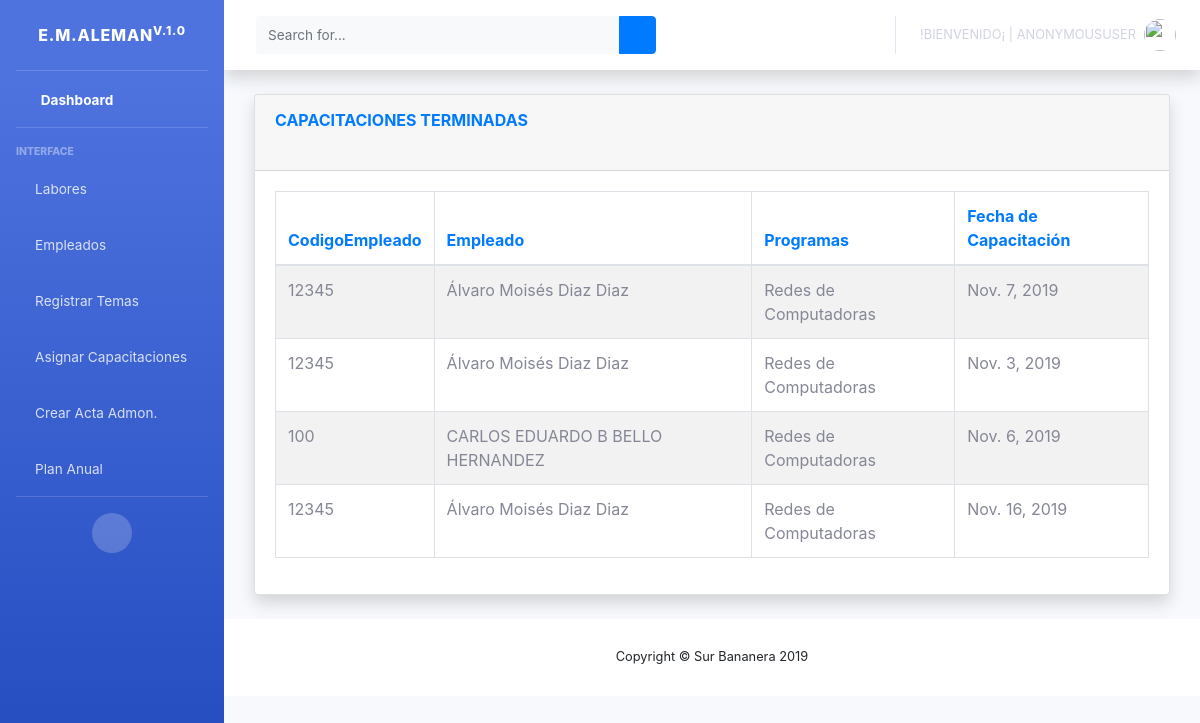
The page /bananera/terminadas/ on the database as committed earlier.
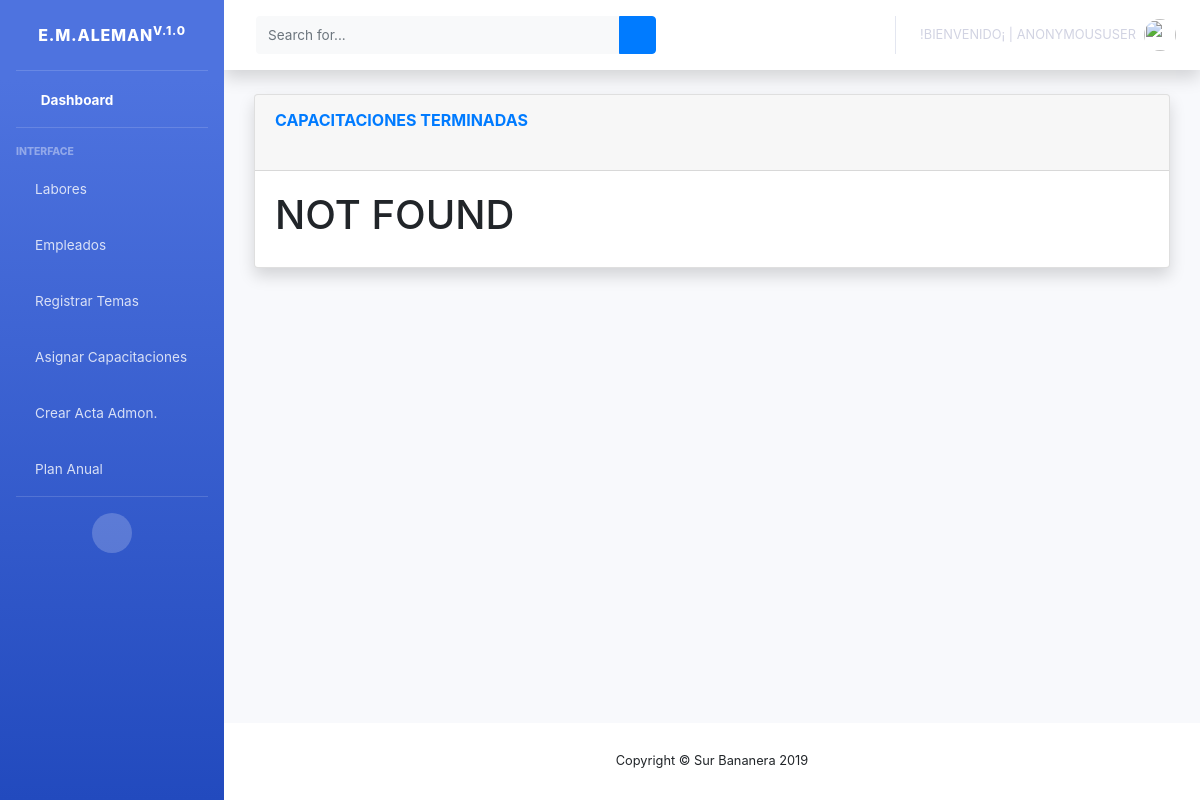
The same page on the database as committed later.
### surBananas/models.py (models this page shows)
class capacitacion(models.Model):
    nombreCapacitacion = models.CharField(max_length=200, blank=True, null=True)
    empleado = models.ForeignKey(empleados, on_delete=models.CASCADE)
    programas = models.ForeignKey(programasCapacitacion, on_delete=models.CASCADE)
    fechaCapacitacion = models.DateField(auto_now=False, blank=True, null=True)
    status = models.BooleanField('Estado', default=True)
    capacitacionTeminada = models.BooleanField('Capacitado', default=True)
    created_at = models.DateTimeField(auto_now_add=True, blank=True, null=True)

class empleados(models.Model):
    choice_fase ={('', 'Areas'),('Area 1','Area 1'),('Area 2','Area 2'),('Area 3','Area 3'),('Area 4','Area 4'),('Area 5','Area 5'),('Unidad de Empaque','Unidad de Empaque'),('Unidad de Producción','Unidad de Producción'),('Nutricion','Nutricion'),('Riego','Riego'),('Moko','Moko'),('Sigatoka','Sigatoka'), ('Seguridad','Seguridad'),('Otros','Otros')}
    fase = models.CharField(choices=choice_fase, default='', max_length=20, blank=True, null=True)
    codigoEmpleado = models.CharField(max_length=100, unique=True, primary_key=True)
    nombres = models.CharField(max_length=30, blank=True, null=True)
    apellidoPaterno = models.CharField(max_length=30, blank=True, null=True)
    apellidoMaterno = models.CharField(max_length=30, blank=True, null=True)
    edad = models.IntegerField(blank=True, null=True)
    fechaNacimiento = models.DateField(auto_now=False, blank=True, null=True)
    numeroSeguroSocial = models.CharField(max_length=100, blank=True, null=True)
    curp = models.CharField(max_length=20, blank=True, null=True)
    rfc = models.CharField(max_length=20, blank=True, null=True)
    estadoCivil = models.CharField(max_length=20, blank=True, null=True)
    nacionalidad = models.CharField(max_length=100,blank=True, null=False)
    telefono = models.IntegerField(max_length=20, blank=True, null=True)
    celular = models.IntegerField(max_length=20, blank=True, null=True)
    correoElectronico = models.EmailField(max_length=100, blank=True, null=True)
    direccion = models.CharField(max_length=200, blank=True, null=True)
    ciudad = models.CharField(max_length=200, blank=True, null=True)
    colonia = models.CharField(max_length=200, blank=True, null=True)
    codigoPostal = models.IntegerField(max_length=20, blank=True, null=True)
    estado = models.CharField(max_length=20, blank=True, null=True)
    imagen = models.ImageField(upload_to="fotos/", blank=True, null=True)
    area = models.ForeignKey(areas, on_delete=models.CASCADE)
    status = models.BooleanField('¡Dar de baja!', default= True)
    fechaEliminacion = models.DateField(auto_now=False, blank=True, null=True)
    motivoEliminacion = models.CharField(max_length=500, blank=True, null=True)
    created_at = models.DateTimeField(auto_now_add=True, blank=True, null=True)
    def __str__(self):
        if self.nombres == None:
            return "----------"
        return self.nombres

class programasCapacitacion(models.Model):
    temaCapacitacion = models.TextField(max_length=50, blank=True, null=True)
    descripcionCapacitacion = models.TextField(max_length=100, blank=True, null=True)
    tipoCapacitacion = models.TextField(max_length=50, blank=True, null=True)
    status = models.BooleanField('Estado', default=True)
    created_at = models.DateTimeField(auto_now_add=True)
    def __str__(self):
        if self.temaCapacitacion == None:
            return "----------"
        return self.temaCapacitacion

### surBananas/views.py (the view)
# urls.py: path('terminadas/', views.Terminadas.as_view(), name = 'terminadas'),
class Terminadas(ListView):
    model = capacitacion
    template_name = 'capacitacionesterminadas.html'
    context_object_name = 'terminadas'
    queryset = capacitacion.objects.filter(status=False)

### surBananas/templates/capacitacionesterminadas.html (shortened to what this page needs)
{% extends 'indexAdmin.html' %}
{% block contenido %}
    <div class="container-fluid">
        <div class="card shadow mb-4">
            <div class="card-header py-3">
                <h6 class="m-0 font-weight-bold text-primary">CAPACITACIONES TERMINADAS</h6><br>
            </div>
            <div class="card-body">
                <div class="table-responsive">
                    {% if terminadas %}
                        <table id="dataTable" class="table table-striped table-bordered nowrap" style="width:100%">
                            <thead class=" text-primary">
                            <th>CodigoEmpleado</th>
                            <th>Empleado</th>
                            <th>Programas</th>
                            <th>Fecha de Capacitación</th>
                            </thead>
                            <tbody id="demo-info">
                            {% for c in terminadas %}
                                <tr>
                                    <td> {{ c.empleado.codigoEmpleado }} </td>
                                    <td> {{ c.empleado}} {{ c.empleado.apellidoPaterno }} {{ c.empleado.apellidoMaterno }}</td>
                                    <td> {{ c.programas}} </td>
                                    <td> {{ c.fechaCapacitacion }} </td>
                                </tr>
                            {% endfor %}
                            </tbody>
                        </table>
                    {% else %}
                        <h1>NOT FOUND</h1>
                        </div>
                    {% endif %}
            </div>
              </div>
    </div>
    </html>
{% endblock contenido %}

### templates/indexAdmin.html (shortened to what this page needs)
{% load static %}
<!DOCTYPE html>
<html lang="en">
<head>
    <link href="{% static 'IndexAdmin/vendor/fontawesome-free/css/all.min.css' %}" rel="stylesheet" type="text/css">
    <link href="{% static 'IndexAdmin/css/sb-admin-2.min.css' %}" rel="stylesheet">
    <link href="{% static 'IndexAdmin/vendor/datatables/dataTables.bootstrap4.min.css' %}" rel="stylesheet">
    <link rel="stylesheet" href="https://cdnjs.cloudflare.com/ajax/libs/twitter-bootstrap/4.1.3/css/bootstrap.css">
    <link rel="stylesheet" href="https://cdn.datatables.net/1.10.20/css/dataTables.bootstrap4.min.css   ">
    <link rel="stylesheet" href="https://cdn.datatables.net/responsive/2.2.3/css/responsive.bootstrap.min.css">
    <link rel="stylesheet" href="https://cdnjs.cloudflare.com/ajax/libs/twitter-bootstrap/4.1.1/css/bootstrap.css">
	<link rel="stylesheet" href="https://cdn.datatables.net/1.10.19/css/dataTables.bootstrap4.min.css">
	<link rel="stylesheet" href="https://cdn.datatables.net/buttons/1.5.2/css/buttons.bootstrap4.min.css">
	<link rel="stylesheet" href="https://cdn.datatables.net/responsive/2.2.3/css/responsive.bootstrap4.min.css">
</head>
<body id="page-top">
<div id="wrapper">
    <ul class="navbar-nav bg-gradient-primary sidebar sidebar-dark accordion" id="accordionSidebar">
        <a class="sidebar-brand d-flex align-items-center justify-content-center" href="{% url 'home' %}">
            <div class="sidebar-brand-text mx-3">E.M.ALEMAN<sup>V.1.0</sup></div>
        </a>
        <hr class="sidebar-divider my-0">
        <li class="nav-item active">
            <a class="nav-link" href="{% url 'home' %}">
                <i class="fas fa-fw fa-tachometer-alt"></i>
                <span>Dashboard</span></a>
        </li>
        <hr class="sidebar-divider">
        <div class="sidebar-heading">
            Interface
        </div>
        <li class="nav-item">
            <a class="nav-link collapsed" href="#" data-toggle="collapse" data-target="#collapse4" aria-expanded="true" aria-controls="collapse4">
                <i class="fas fa-city"></i>
                    <span>Labores</span>
            </a>
        </li>
        <li class="nav-item">
            <a class="nav-link collapsed" href="#" data-toggle="collapse" data-target="#collapseTwo" aria-expanded="true" aria-controls="collapseTwo">
                <i class="fas fa-user-plus"></i>
                <span>Empleados</span>
            </a>
        </li>
         <li class="nav-item">
            <a class="nav-link collapsed" href="#" data-toggle="collapse" data-target="#collapseOne" aria-expanded="true" aria-controls="collapseOne">
                <i class="fas fa-chalkboard-teacher"></i>
                <span>Registrar Temas</span>
            </a>
        </li>
        <li class="nav-item">
            <a class="nav-link collapsed" href="#" data-toggle="collapse" data-target="#collapse3" aria-expanded="true" aria-controls="collapse3">
                <i class="fas fa-calendar-alt"></i>
                    <span>Asignar Capacitaciones</span>
            </a>
        </li>
        <li class="nav-item">
            <a class="nav-link collapsed" href="#" data-toggle="collapse" data-target="#acta" aria-expanded="true" aria-controls="collapse3">
                <i class="fas fa-calendar-alt"></i>
                    <span>Crear Acta Admon.</span>
            </a>
        </li>
        <li class="nav-item">
                <a class="nav-link collapsed" href="#" data-toggle="collapse" data-target="#collapse9" aria-expanded="true" aria-controls="collapse4">
                    <i class="fas fa-city"></i>
                        <span>Plan Anual</span>
                </a>
            </li>
        <hr class="sidebar-divider d-none d-md-block">
        <div class="text-center d-none d-md-inline">
            <button class="rounded-circle border-0" id="sidebarToggle"></button>
        </div>
    </ul>
    <div id="content-wrapper" class="d-flex flex-column">
        <div id="content">
            <nav class="navbar navbar-expand navbar-light bg-white topbar mb-4 static-top shadow">
                <form class="d-none d-sm-inline-block form-inline mr-auto ml-md-3 my-2 my-md-0 mw-100 navbar-search">
                    <div class="input-group">
                        <input type="text" class="form-control bg-light border-0 small" placeholder="Search for..." aria-label="Search" aria-describedby="basic-addon2">
                        <div class="input-group-append">
                            <button class="btn btn-primary" type="button">
                                <i class="fas fa-search fa-sm"></i>
                            </button>
                        </div>
                    </div>
                </form>
                <ul class="navbar-nav ml-auto">
                    <li class="nav-item dropdown no-arrow">
                        <a class="nav-link dropdown-toggle" href="#" id="userDropdown" role="button" data-toggle="dropdown" aria-haspopup="true" aria-expanded="false">
                            <span class="mr-2 d-none d-lg-inline text-blue-600 small" style="text-transform: uppercase;">!Bienvenido¡ | {{user}}</span>
                            <img class="img-profile rounded-circle" src="{% static 'IndexAdmin/img/equipo.png' %}">
                        </a>
                    </li>
                </ul>
            </nav>
            <div class="container-fluid">
                {% block contenido %}
            {% endblock contenido %}
        <footer class="sticky-footer bg-white">
            <div class="container my-auto">
                <div class="copyright text-center my-auto">
                    <span>Copyright &copy; Sur Bananera 2019</span>
                </div>
            </div>
        </footer>
</body>
</html>

Rows that differ between the two databases and show on the page:
removed capacitacion: empleado.codigoEmpleado "12345", empleado "Álvaro Moisés", empleado.apellidoPaterno "Diaz", empleado.apellidoMaterno "Diaz", programas "Redes de Computadoras", fechaCapacitacion "Nov. 7, 2019"
removed capacitacion: empleado.codigoEmpleado "12345", empleado "Álvaro Moisés", empleado.apellidoPaterno "Diaz", empleado.apellidoMaterno "Diaz", programas "Redes de Computadoras", fechaCapacitacion "Nov. 3, 2019"
removed capacitacion: empleado.codigoEmpleado "100", empleado "CARLOS EDUARDO B", empleado.apellidoPaterno "BELLO", empleado.apellidoMaterno "HERNANDEZ", programas "Redes de Computadoras", fechaCapacitacion "Nov. 6, 2019"
removed capacitacion: empleado.codigoEmpleado "12345", empleado "Álvaro Moisés", empleado.apellidoPaterno "Diaz", empleado.apellidoMaterno "Diaz", programas "Redes de Computadoras", fechaCapacitacion "Nov. 16, 2019"
Other text that changed with them:
text no longer shown: "CodigoEmpleado Empleado Programas Fecha de Capacitación"
text now shown: "NOT FOUND"
